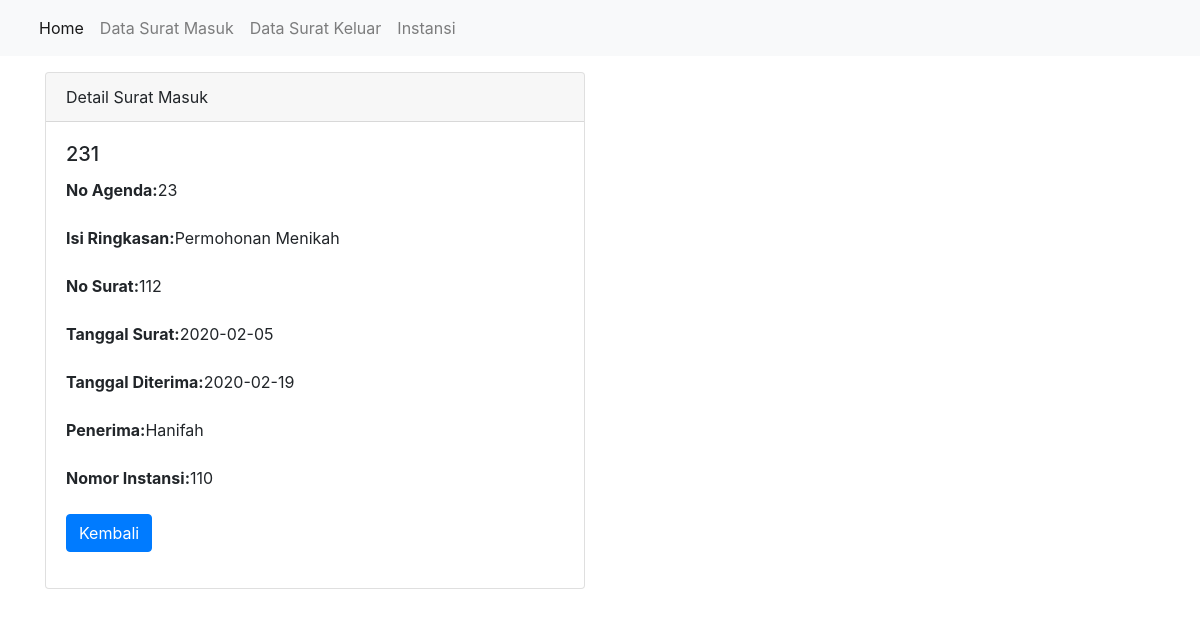
Page /surat_masuk/detail/231 on the committed database.
### tables this page shows
CREATE TABLE `surat_masuk` (
  `kode_surat` int(100) NOT NULL,
  `nomor_instansi` int(100) NOT NULL,
  `no_agenda` int(100) NOT NULL,
  `isi_ringkasan` varchar(100) NOT NULL,
  `no_surat` varchar(100) NOT NULL,
  `tgl_surat` date NOT NULL,
  `tgl_diterima` date NOT NULL,
  `penerima` varchar(100) NOT NULL
);

### application/controllers/surat_masuk.php (called while the page is built, shortened)
<?php
class surat_masuk extends CI_Controller
{
        public function __construct()
        {
                $this->load->model('suratmasuk_model');
        }
        public function detail($kode_surat)
        {
                $data['title'] = 'Detail Surat';
                $data['surat_masuk'] = $this->suratmasuk_model->getsuratByID($kode_surat);
                $this->load->view('template/header', $data);
                $this->load->view('surat_masuk/detail', $data);
                $this->load->view('template/footer');
        }
}

### index.php (called while the page is built, shortened)
<?php
require_once BASEPATH.'core/CodeIgniter.php';

### application/models/suratmasuk_model.php (called while the page is built, shortened)
<?php
class suratmasuk_model extends CI_Model
{
    public function getsuratByID($kode_surat)
    {
        return $this->db->get_where('surat_masuk', ['kode_surat' => $kode_surat])->row();
    }
}

### application/views/surat_masuk/detail.php (the view)
<div class="container">
	<div class="row mt-3">
		<div class="col-md-6">
			<div class="card">
				<div class="card-header">
					Detail Surat Masuk
				</div>
				<table class="table table-striped">
					<tr style="background-color: sumary">
						<div class="card-body">
							<h5 class="card-title"><?= $surat_masuk->kode_surat; ?></h5>
							<p class="card-text">
								<label for=""><b>No Agenda:</b></label><?= $surat_masuk->no_agenda;
																		['no_agenda']; ?>
							</p>
							<p class="card-text">
								<label for=""><b>Isi Ringkasan:</b></label><?= $surat_masuk->isi_ringkasan;
																			['isi_ringkasan']; ?>
							</p>
							<p class="card-text">
								<label for=""><b>No Surat:</b></label><?= $surat_masuk->no_surat;
																		['no_surat']; ?>
							</p>
							<p class="card-text">
								<label for=""><b>Tanggal Surat:</b></label><?= $surat_masuk->tgl_surat;
																			['tgl_surat']; ?>
							</p>
							<p class="card-text">
								<label for=""><b>Tanggal Diterima:</b></label><?= $surat_masuk->tgl_diterima;
																				['tgl_diterima']; ?>
							</p>
							<p class="card-text">
								<label for=""><b>Penerima:</b></label><?= $surat_masuk->penerima;
																		['penerima']; ?>
							</p>
							<p class="card-text">
								<label for=""><b>Nomor Instansi:</b></label><?= $surat_masuk->nomor_instansi;
																			['nomor_instansi']; ?>
							</p>
							<a href="<?= base_url(); ?>surat_masuk" class="btn btn-primary">Kembali</a>
						</div>
			</div>
		</div>
	</div>
</div>

### rows in the picture
surat_masuk: kode_surat "231", no_agenda "23", isi_ringkasan "Permohonan Menikah", no_surat "112", tgl_surat "2020-02-05", tgl_diterima "2020-02-19", penerima "Hanifah", nomor_instansi "110"
